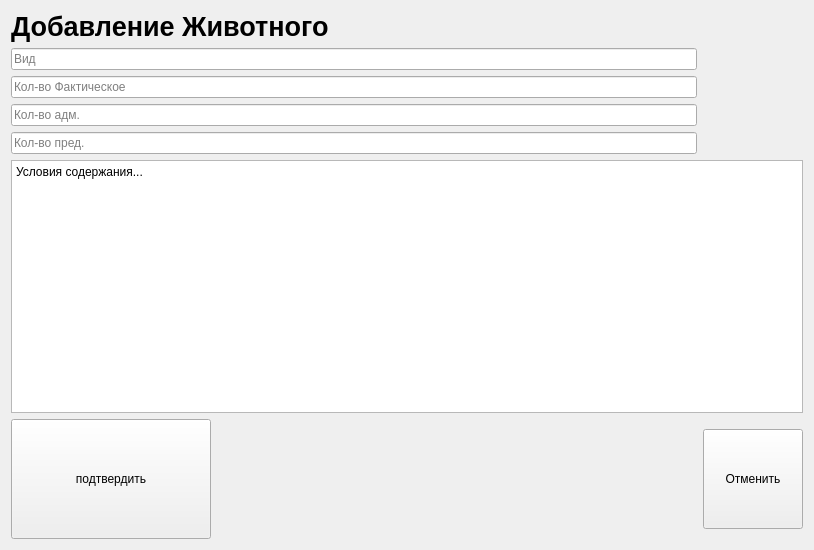
<?xml version="1.0" encoding="UTF-8"?>
<ui version="4.0">
 <class>Form</class>
 <widget class="QWidget" name="Form">
  <property name="geometry">
   <rect>
    <x>0</x>
    <y>0</y>
    <width>814</width>
    <height>550</height>
   </rect>
  </property>
  <property name="windowTitle">
   <string>Добавление Животного в отчёт</string>
  </property>
  <layout class="QGridLayout" name="gridLayout">
   <item row="0" column="0">
    <widget class="QLabel" name="label">
     <property name="font">
      <font>
       <pointsize>20</pointsize>
       <bold>true</bold>
      </font>
     </property>
     <property name="text">
      <string>Добавление Животного</string>
     </property>
    </widget>
   </item>
   <item row="1" column="0">
    <widget class="QLineEdit" name="specieLineEdit">
     <property name="sizePolicy">
      <sizepolicy hsizetype="Expanding" vsizetype="Fixed">
       <horstretch>0</horstretch>
       <verstretch>0</verstretch>
      </sizepolicy>
     </property>
     <property name="text">
      <string/>
     </property>
     <property name="placeholderText">
      <string>Вид</string>
     </property>
    </widget>
   </item>
   <item row="2" column="0">
    <widget class="QLineEdit" name="countFactLineEdit">
     <property name="text">
      <string/>
     </property>
     <property name="placeholderText">
      <string>Кол-во Фактическое </string>
     </property>
    </widget>
   </item>
   <item row="3" column="0">
    <widget class="QLineEdit" name="countAdmLineEdit">
     <property name="text">
      <string/>
     </property>
     <property name="placeholderText">
      <string>Кол-во адм.</string>
     </property>
    </widget>
   </item>
   <item row="6" column="0">
    <widget class="QPushButton" name="confirmButton">
     <property name="sizePolicy">
      <sizepolicy hsizetype="Minimum" vsizetype="Expanding">
       <horstretch>0</horstretch>
       <verstretch>0</verstretch>
      </sizepolicy>
     </property>
     <property name="maximumSize">
      <size>
       <width>200</width>
       <height>120</height>
      </size>
     </property>
     <property name="text">
      <string>подтвердить</string>
     </property>
    </widget>
   </item>
   <item row="6" column="1">
    <widget class="QPushButton" name="pushButton">
     <property name="minimumSize">
      <size>
       <width>100</width>
       <height>100</height>
      </size>
     </property>
     <property name="maximumSize">
      <size>
       <width>230</width>
       <height>16777215</height>
      </size>
     </property>
     <property name="text">
      <string>Отменить</string>
     </property>
    </widget>
   </item>
   <item row="5" column="0" colspan="2">
    <widget class="QTextEdit" name="containmentConditionsLineEdit">
     <property name="html">
      <string>&lt;!DOCTYPE HTML PUBLIC &quot;-//W3C//DTD HTML 4.0//EN&quot; &quot;http://www.w3.org/TR/REC-html40/strict.dtd&quot;&gt;
&lt;html&gt;&lt;head&gt;&lt;meta name=&quot;qrichtext&quot; content=&quot;1&quot; /&gt;&lt;meta charset=&quot;utf-8&quot; /&gt;&lt;style type=&quot;text/css&quot;&gt;
p, li { white-space: pre-wrap; }
hr { height: 1px; border-width: 0; }
li.unchecked::marker { content: &quot;\2610&quot;; }
li.checked::marker { content: &quot;\2612&quot;; }
&lt;/style&gt;&lt;/head&gt;&lt;body style=&quot; font-family:'Segoe UI'; font-size:9pt; font-weight:400; font-style:normal;&quot;&gt;
&lt;p style=&quot; margin-top:0px; margin-bottom:0px; margin-left:0px; margin-right:0px; -qt-block-indent:0; text-indent:0px;&quot;&gt;Условия содержания...&lt;/p&gt;&lt;/body&gt;&lt;/html&gt;</string>
     </property>
    </widget>
   </item>
   <item row="4" column="0">
    <widget class="QLineEdit" name="countPrevLineEdit">
     <property name="text">
      <string/>
     </property>
     <property name="placeholderText">
      <string>Кол-во пред.</string>
     </property>
    </widget>
   </item>
  </layout>
 </widget>
 <resources/>
 <connections/>
</ui>
